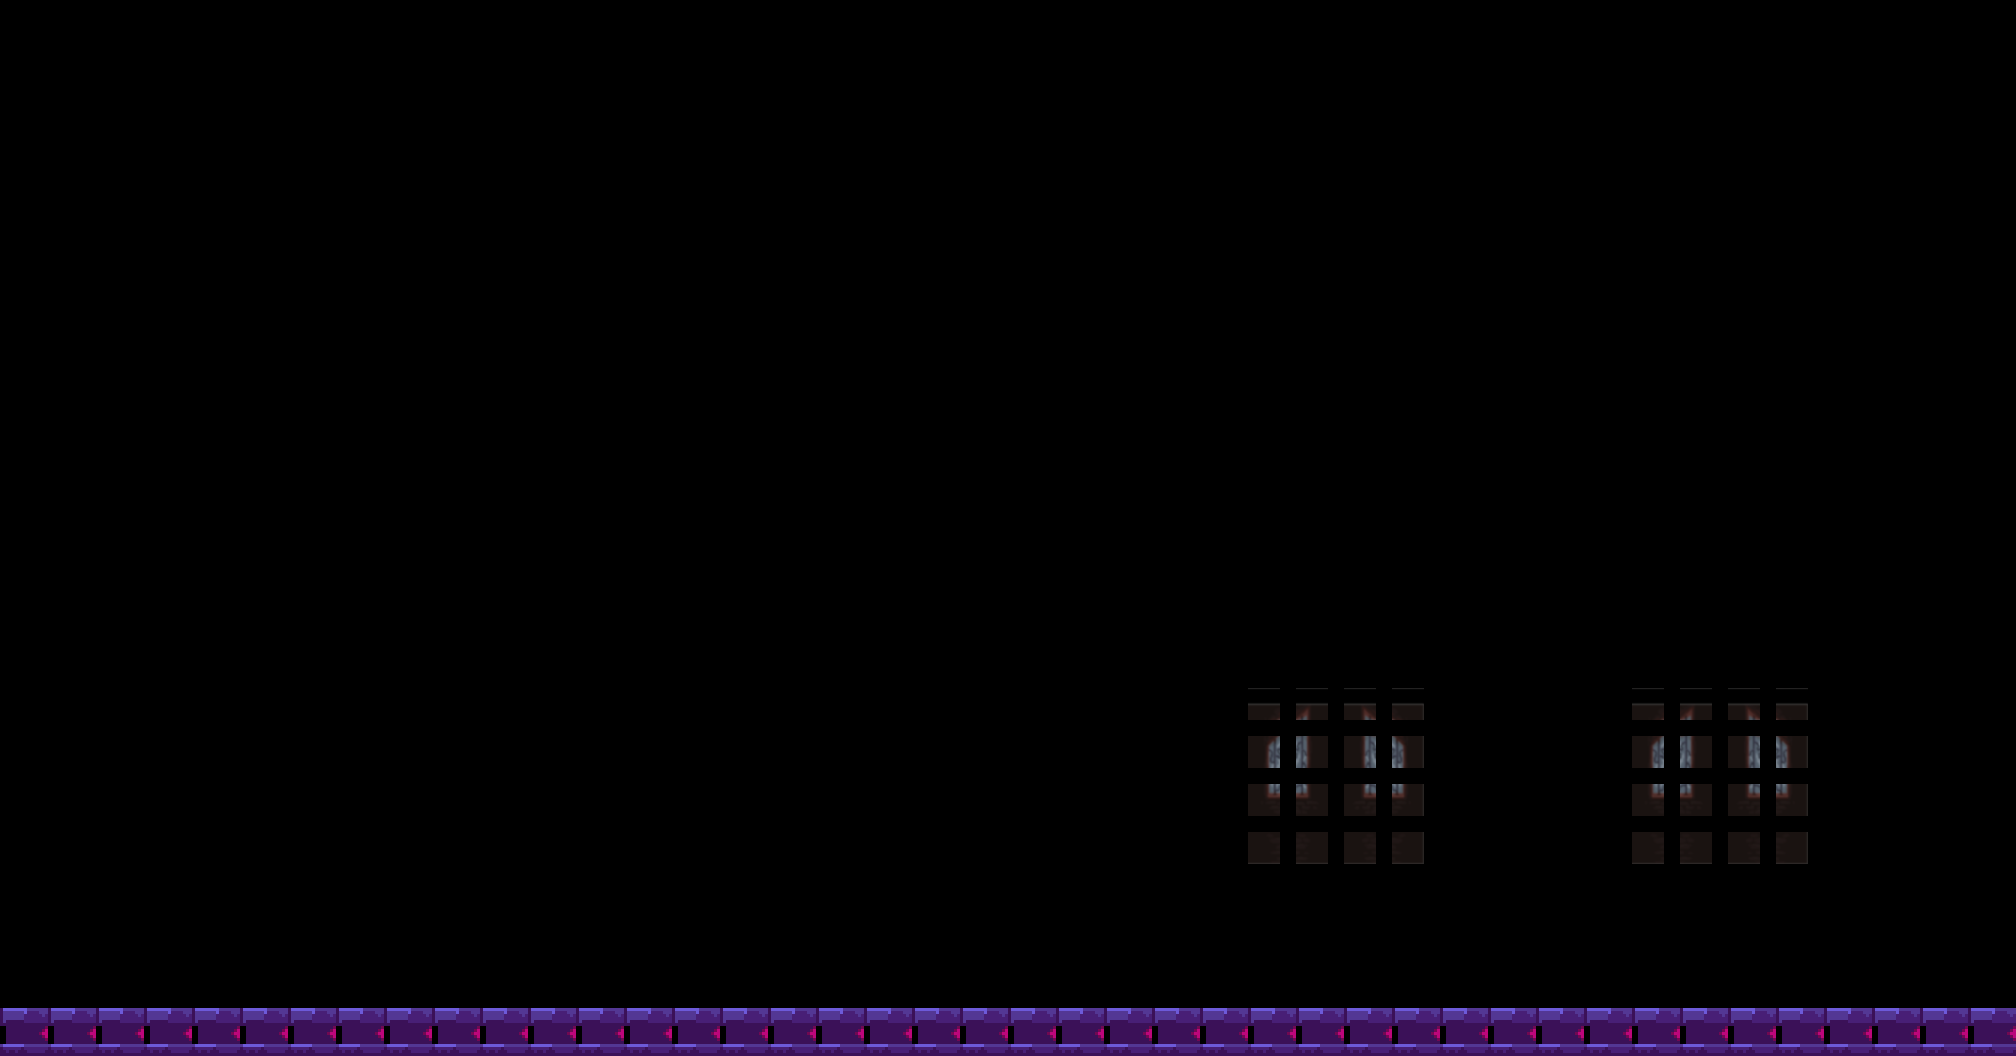

Below is a game level as drawn by its tile map, then a one-line description and the .tmx file that defines it, in full:
An orthogonal 42x22 tile map with 48x48 px tiles, 2 tile layers (Collision, gate), 2 tilesets and 2 objects (2x gate).

<map version="1.4" tiledversion="1.4.2" orientation="orthogonal" renderorder="right-down" width="42" height="22" tilewidth="48" tileheight="48" infinite="0" nextlayerid="5" nextobjectid="17">
 <tileset firstgid="1" source="tilesets-big.tsx" />
 <tileset firstgid="289" source="../../floortiles.tsx" />
 <layer id="2" name="Collision" width="42" height="22">
  <data encoding="csv">
0,0,0,0,0,0,0,0,0,0,0,0,0,0,0,0,0,0,0,0,0,0,0,0,0,0,0,0,0,0,0,0,0,0,0,0,0,0,0,0,0,0,
0,0,0,0,0,0,0,0,0,0,0,0,0,0,0,0,0,0,0,0,0,0,0,0,0,0,0,0,0,0,0,0,0,0,0,0,0,0,0,0,0,0,
0,0,0,0,0,0,0,0,0,0,0,0,0,0,0,0,0,0,0,0,0,0,0,0,0,0,0,0,0,0,0,0,0,0,0,0,0,0,0,0,0,0,
0,0,0,0,0,0,0,0,0,0,0,0,0,0,0,0,0,0,0,0,0,0,0,0,0,0,0,0,0,0,0,0,0,0,0,0,0,0,0,0,0,0,
0,0,0,0,0,0,0,0,0,0,0,0,0,0,0,0,0,0,0,0,0,0,0,0,0,0,0,0,0,0,0,0,0,0,0,0,0,0,0,0,0,0,
0,0,0,0,0,0,0,0,0,0,0,0,0,0,0,0,0,0,0,0,0,0,0,0,0,0,0,0,0,0,0,0,0,0,0,0,0,0,0,0,0,0,
0,0,0,0,0,0,0,0,0,0,0,0,0,0,0,0,0,0,0,0,0,0,0,0,0,0,0,0,0,0,0,0,0,0,0,0,0,0,0,0,0,0,
0,0,0,0,0,0,0,0,0,0,0,0,0,0,0,0,0,0,0,0,0,0,0,0,0,0,0,0,0,0,0,0,0,0,0,0,0,0,0,0,0,0,
0,0,0,0,0,0,0,0,0,0,0,0,0,0,0,0,0,0,0,0,0,0,0,0,0,0,0,0,0,0,0,0,0,0,0,0,0,0,0,0,0,0,
0,0,0,0,0,0,0,0,0,0,0,0,0,0,0,0,0,0,0,0,0,0,0,0,0,0,0,0,0,0,0,0,0,0,0,0,0,0,0,0,0,0,
0,0,0,0,0,0,0,0,0,0,0,0,0,0,0,0,0,0,0,0,0,0,0,0,0,0,0,0,0,0,0,0,0,0,0,0,0,0,0,0,0,0,
0,0,0,0,0,0,0,0,0,0,0,0,0,0,0,0,0,0,0,0,0,0,0,0,0,0,0,0,0,0,0,0,0,0,0,0,0,0,0,0,0,0,
0,0,0,0,0,0,0,0,0,0,0,0,0,0,0,0,0,0,0,0,0,0,0,0,0,0,0,0,0,0,0,0,0,0,0,0,0,0,0,0,0,0,
0,0,0,0,0,0,0,0,0,0,0,0,0,0,0,0,0,0,0,0,0,0,0,0,0,0,0,0,0,0,0,0,0,0,0,0,0,0,0,0,0,0,
0,0,0,0,0,0,0,0,0,0,0,0,0,0,0,0,0,0,0,0,0,0,0,0,0,0,0,0,0,0,0,0,0,0,0,0,0,0,0,0,0,0,
0,0,0,0,0,0,0,0,0,0,0,0,0,0,0,0,0,0,0,0,0,0,0,0,0,0,0,0,0,0,0,0,0,0,0,0,0,0,0,0,0,0,
0,0,0,0,0,0,0,0,0,0,0,0,0,0,0,0,0,0,0,0,0,0,0,0,0,0,0,0,0,0,0,0,0,0,0,0,0,0,0,0,0,0,
0,0,0,0,0,0,0,0,0,0,0,0,0,0,0,0,0,0,0,0,0,0,0,0,0,0,0,0,0,0,0,0,0,0,0,0,0,0,0,0,0,0,
0,0,0,0,0,0,0,0,0,0,0,0,0,0,0,0,0,0,0,0,0,0,0,0,0,0,0,0,0,0,0,0,0,0,0,0,0,0,0,0,0,0,
0,0,0,0,0,0,0,0,0,0,0,0,0,0,0,0,0,0,0,0,0,0,0,0,0,0,0,0,0,0,0,0,0,0,0,0,0,0,0,0,0,0,
0,0,0,0,0,0,0,0,0,0,0,0,0,0,0,0,0,0,0,0,0,0,0,0,0,0,0,0,0,0,0,0,0,0,0,0,0,0,0,0,0,0,
187,187,187,187,187,187,187,187,187,187,187,187,187,187,187,187,187,187,187,187,187,187,187,187,187,187,187,187,187,187,187,187,187,187,187,187,187,187,187,187,187,187
</data>
 </layer>
 <objectgroup id="3" name="gate">
  <object id="4" name="gate" x="1630.3" y="678.788" width="181.818" height="187.879">
   <properties>
    <property name="gate" type="bool" value="true" />
    <property name="gateNum" type="int" value="1" />
   </properties>
  </object>
  <object id="6" name="gate" x="1245.45" y="672.727" width="190.909" height="190.909">
   <properties>
    <property name="gate" type="bool" value="true" />
    <property name="gateNum" type="int" value="0" />
   </properties>
  </object>
 </objectgroup>
 <layer id="1" name="gate" width="42" height="22">
  <properties>
   <property name="gateNum" type="int" value="0" />
  </properties>
  <data encoding="csv">
0,0,0,0,0,0,0,0,0,0,0,0,0,0,0,0,0,0,0,0,0,0,0,0,0,0,0,0,0,0,0,0,0,0,0,0,0,0,0,0,0,0,
0,0,0,0,0,0,0,0,0,0,0,0,0,0,0,0,0,0,0,0,0,0,0,0,0,0,0,0,0,0,0,0,0,0,0,0,0,0,0,0,0,0,
0,0,0,0,0,0,0,0,0,0,0,0,0,0,0,0,0,0,0,0,0,0,0,0,0,0,0,0,0,0,0,0,0,0,0,0,0,0,0,0,0,0,
0,0,0,0,0,0,0,0,0,0,0,0,0,0,0,0,0,0,0,0,0,0,0,0,0,0,0,0,0,0,0,0,0,0,0,0,0,0,0,0,0,0,
0,0,0,0,0,0,0,0,0,0,0,0,0,0,0,0,0,0,0,0,0,0,0,0,0,0,0,0,0,0,0,0,0,0,0,0,0,0,0,0,0,0,
0,0,0,0,0,0,0,0,0,0,0,0,0,0,0,0,0,0,0,0,0,0,0,0,0,0,0,0,0,0,0,0,0,0,0,0,0,0,0,0,0,0,
0,0,0,0,0,0,0,0,0,0,0,0,0,0,0,0,0,0,0,0,0,0,0,0,0,0,0,0,0,0,0,0,0,0,0,0,0,0,0,0,0,0,
0,0,0,0,0,0,0,0,0,0,0,0,0,0,0,0,0,0,0,0,0,0,0,0,0,0,0,0,0,0,0,0,0,0,0,0,0,0,0,0,0,0,
0,0,0,0,0,0,0,0,0,0,0,0,0,0,0,0,0,0,0,0,0,0,0,0,0,0,0,0,0,0,0,0,0,0,0,0,0,0,0,0,0,0,
0,0,0,0,0,0,0,0,0,0,0,0,0,0,0,0,0,0,0,0,0,0,0,0,0,0,0,0,0,0,0,0,0,0,0,0,0,0,0,0,0,0,
0,0,0,0,0,0,0,0,0,0,0,0,0,0,0,0,0,0,0,0,0,0,0,0,0,0,0,0,0,0,0,0,0,0,0,0,0,0,0,0,0,0,
0,0,0,0,0,0,0,0,0,0,0,0,0,0,0,0,0,0,0,0,0,0,0,0,0,0,0,0,0,0,0,0,0,0,0,0,0,0,0,0,0,0,
0,0,0,0,0,0,0,0,0,0,0,0,0,0,0,0,0,0,0,0,0,0,0,0,0,0,0,0,0,0,0,0,0,0,0,0,0,0,0,0,0,0,
0,0,0,0,0,0,0,0,0,0,0,0,0,0,0,0,0,0,0,0,0,0,0,0,0,0,0,0,0,0,0,0,0,0,0,0,0,0,0,0,0,0,
0,0,0,0,0,0,0,0,0,0,0,0,0,0,0,0,0,0,0,0,0,0,0,0,0,0,1153,1154,1155,1156,0,0,0,0,1153,1154,1155,1156,0,0,0,0,
0,0,0,0,0,0,0,0,0,0,0,0,0,0,0,0,0,0,0,0,0,0,0,0,0,0,1185,1186,1187,1188,0,0,0,0,1185,1186,1187,1188,0,0,0,0,
0,0,0,0,0,0,0,0,0,0,0,0,0,0,0,0,0,0,0,0,0,0,0,0,0,0,1217,1218,1219,1220,0,0,0,0,1217,1218,1219,1220,0,0,0,0,
0,0,0,0,0,0,0,0,0,0,0,0,0,0,0,0,0,0,0,0,0,0,0,0,0,0,1249,1250,1251,1252,0,0,0,0,1249,1250,1251,1252,0,0,0,0,
0,0,0,0,0,0,0,0,0,0,0,0,0,0,0,0,0,0,0,0,0,0,0,0,0,0,0,0,0,0,0,0,0,0,0,0,0,0,0,0,0,0,
0,0,0,0,0,0,0,0,0,0,0,0,0,0,0,0,0,0,0,0,0,0,0,0,0,0,0,0,0,0,0,0,0,0,0,0,0,0,0,0,0,0,
0,0,0,0,0,0,0,0,0,0,0,0,0,0,0,0,0,0,0,0,0,0,0,0,0,0,0,0,0,0,0,0,0,0,0,0,0,0,0,0,0,0,
0,0,0,0,0,0,0,0,0,0,0,0,0,0,0,0,0,0,0,0,0,0,0,0,0,0,0,0,0,0,0,0,0,0,0,0,0,0,0,0,0,0
</data>
 </layer>
</map>
